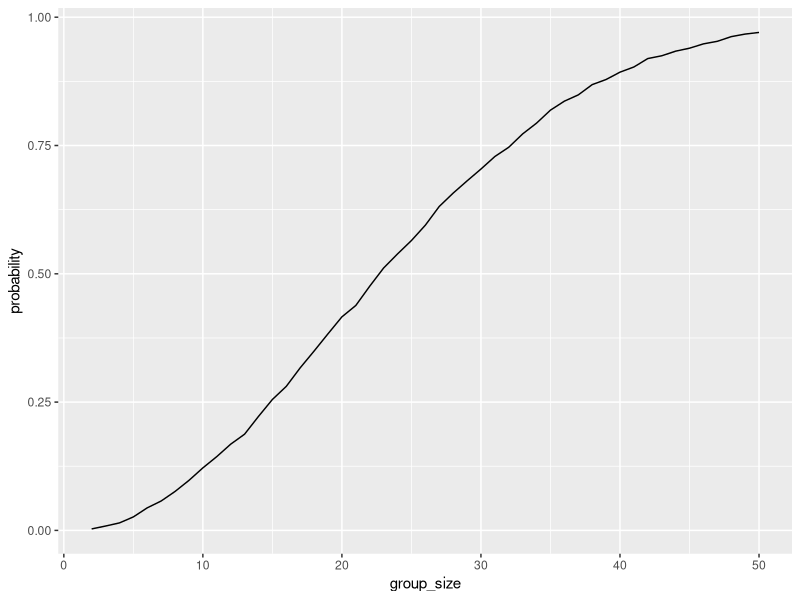

R code for this plot: (Note: this script raises an error after producing the figure.)
## ---- chunk 1
library(tidyverse)

## ---- chunk 2
birthday_sim = function(n) {
  birthdays = sample(1:365, size = n, replace = TRUE)
  n_distinct(birthdays) < n
}
## ---- chunk 3
birthday_results =
  expand_grid(
    group_size = 2:50,
    iter = 1:10000
  ) |>
 mutate(
    shared_birthday = map_lgl(group_size, birthday_sim)
   ) |>
  group_by(group_size) |>
  summarize(
    probability = mean(shared_birthday)
  )

## ---- chunk 4

birthday_results |>
  ggplot(aes(x = group_size, y = probability)) +
  geom_line() 
## ---- chunk 5

longitudinal_df =
  tibble(
    files = list.files("data/"),
    path = str_c("data/", files)
  ) |>
  mutate(
    data = map(path, read_csv)
  ) |>
  unnest(cols = data) |>
  mutate(
    files = str_replace(files, ".csv", ""),
    arm = str_sub(files, 1, 3)
  ) |>
  pivot_longer(
    week_1:week_8,
    names_to = "week",
    values_to = "outcome",
    names_prefix = "week_"
  ) |>
  mutate(
    week = as.numeric(week)
  ) |>
  select(
    subject = files, arm, week, outcome
  )

## ---- chunk 6
longitudinal_df |>
  ggplot(aes(x = week, y = outcome,
             group = subject, color = arm)) +
  geom_point() +
  geom_line() +
  facet_grid(.~arm) 
## ---- chunk 7
sim_t_test = function(mu) {

sim_data = tibble(x = rnorm(30, mean = mu, sd = 5))

t.test(sim_data$x, mu = 0) |>
    broom::tidy() |>
    select(estimate, p.value)
}

## ---- chunk 8
sim_t_test(0)
sim_t_test(3)
## ---- chunk 9

sim_results =
  expand_grid(
    mu = 0:6,
    iter = 1:5000
  ) |>
  mutate(
    results = map(mu, sim_t_test)
  ) |>
  unnest(results) |>
  mutate(
    reject = p.value < 0.05
  )

## ---- chunk 10
